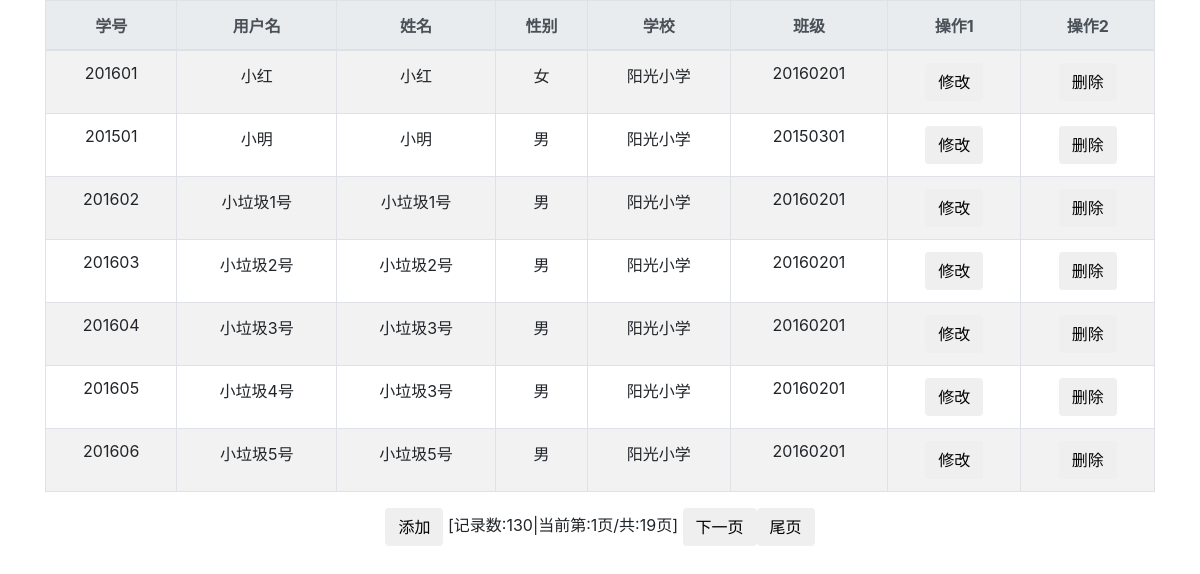
/Admin/studentmanagement.php, run on the app's committed database.
### tables this page shows
CREATE TABLE `student` (
  `id` int(20) NOT NULL,
  `studentno` varchar(20) NOT NULL COMMENT '学号',
  `username` varchar(20) NOT NULL COMMENT '用户名',
  `sname` varchar(16) NOT NULL COMMENT '姓名',
  `sex` char(2) NOT NULL,
  `school` varchar(32) NOT NULL COMMENT '学校名称',
  `classno` varchar(8) NOT NULL COMMENT '班级编号',
  PRIMARY KEY (`id`,`studentno`)
);

### Admin/studentmanagement.php (the view, shortened to what this page needs)
<html>
<head>
    <link rel="stylesheet" href="../css/bootstrap.min.css">
</head>
<body>
<?php
if(!isset($_GET['page']))
    $page=1;
else
    $page=$_GET['page'];
$pageSize=7;
$offset=($page-1)*$pageSize;
$sql="select * from student";
$result=mysqli_query($con,$sql);
$rownum=mysqli_num_rows($result);
$pageCount=ceil($rownum/$pageSize);
$sql=$sql." limit $offset,$pageSize";
$result=mysqli_query($con,$sql);
$num_result = $result->num_rows;
?>
<div class="container">
    <table class="table table-striped table-bordered table-condensed table-hover">
        <thead class="thead-light" align="center">
        <tr>
            <th align="center">学号</th>
            <th align="center">用户名</th>
            <th align="center">姓名</th>
            <th align="center">性别</th>
            <th align="center">学校</th>
            <th align="center">班级</th>
            <th align="center">操作1</th>
            <th align="center">操作2</th>
        </tr>
        </thead>
        <?php
        for($i=0;$i<$num_result;$i++) {
            $array = mysqli_fetch_array($result);
            ?>
            <tr>
                <td align="center"><?php echo $array['studentno']?></td>
                <td align="center"><?php echo $array['username']?></td>
                <td align="center"><?php echo $array['sname']?></td>
                <td align="center"><?php echo $array['sex']?></td>
                <td align="center"><?php echo $array['school']?></td>
                <td align="center"><?php echo $array['classno']?></td>
                <td align="center"><a href='studentmanagement/change.php?id=<?php echo $array['id'];?>'><input type="submit" name="del" class="btn" value="修改"/></a></td>
                <td align="center"><a href='studentmanagement/delet.php?id=<?php echo $array['id'];?>'><input type="submit" name="del" class="btn" value="删除"/></a></td>
            </tr>
            <?php
        }
        ?>
    </table>
</div>
<div align="center">
            <span>
                <a href="studentmanagement/add.php"><input name="addNew" type="button" class="btn" value="添加" /></a>
            </span>
    <span align="center">
                [记录数:<?php echo $rownum ?>|当前第:<?php echo $page ?>页/共:<?php echo $pageCount?>页]
            </span>
    <apan align="center">
        <?php
        if($page<$pageCount) {
            echo "<a href=studentmanagement.php?page=".($page + 1) . "><input class='btn' type='submit' value='下一页'></a>";
            echo "<a href=studentmanagement.php?page=$pageCount><input class='btn' type='submit' value='尾页'></a>";
        }
        ?>
    </apan>
</div>
</body>
</html>

### data on the page
student: studentno "201601", username "小红", sname "小红", sex "女", school "阳光小学", classno "20160201"
student: studentno "201501", username "小明", sname "小明", sex "男", school "阳光小学", classno "20150301"
student: studentno "201602", username "小垃圾1号", sname "小垃圾1号", sex "男", school "阳光小学", classno "20160201"
student: studentno "201603", username "小垃圾2号", sname "小垃圾2号", sex "男", school "阳光小学", classno "20160201"
student: studentno "201604", username "小垃圾3号", sname "小垃圾3号", sex "男", school "阳光小学", classno "20160201"
student: studentno "201605", username "小垃圾4号", sname "小垃圾3号", sex "男", school "阳光小学", classno "20160201"
student: studentno "201606", username "小垃圾5号", sname "小垃圾5号", sex "男", school "阳光小学", classno "20160201"

### other printed values
$rownum "130"
$page "1"
$pageCount "19"
